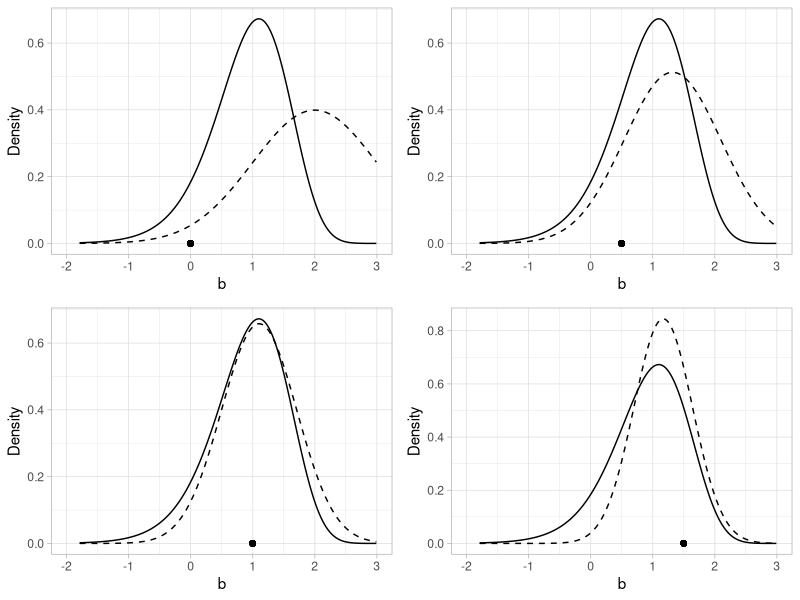

Here is the R script that generated this plot:
library(dplyr)
library(ggplot2)
library(cowplot)

# f(b | y, theta) \propto f(y | b, theta) * f(b | theta)
posterior <- function(b, y, theta, log = F) {
  mu <- theta[1]
  sigma <- sqrt(theta[2])
  ll <- dpois(y, exp(b), log = T) + dnorm(b, mu, sigma, log = T)
  if (!log) {
    ll <- exp(ll)
  }
  return(ll)
}

gradient <- function(b, y, sigma_inv) {
  y - exp(b) - sigma_inv * b
}

hessian <- function(b, sigma_inv) {
  -(exp(b) + sigma_inv) 
}

# Return the mean and variance of Gaussian approximation for a given value b
gaussian_proxy <- function(b0, y, sigma_inv) {
  b <- gradient(b0, y, sigma_inv) - hessian(b0, sigma_inv) * b0
  c <- -hessian(b0, sigma_inv)
  mu <- b / c
  sigma_sq <- 1 / c
  parms <- list(mu = as.vector(mu), sigma_sq = sigma_sq)
  return(parms)
}

# Fisher scoring (Iteratively reweighted least squares) to match the mode of
# posterior distribution with the Gaussian approximation
estim_gaussian_proxy <- function(b0, y, sigma_inv, control = list(it = 100, tol = 1e-4)) {
  for (i in 1:control$it) {
    proxy <- gaussian_proxy(b0, y, sigma_inv)
    mu <- proxy$mu
    if (abs(b0 - mu) < control$tol) break
    b0 <- mu
  }
  parms <- list(
    mu = as.vector(mu), sigma_sq = proxy$sigma_sq, n_iter = i,
    convergence = ifelse(i < control$it, T, F))
  return(parms)
}

# Simulating data
# y | b ~ Poisson(mu) where b = log mu
# b ~ N(0, 1/0.001)
n <- 1
theta <- c(0, 1/0.001)
y <- 3

fit_gaussian <- estim_gaussian_proxy(0, y, solve(theta[2]))
mu_proxy <- fit_gaussian$mu
sd_proxy <- sqrt(fit_gaussian$sigma_sq) %>%
  as.vector()

# Step size
h <- 0.01

b_grid <- seq(mu_proxy - 5 * sd_proxy, mu_proxy + 5 * sd_proxy, by = h)
unnorm_exact <- posterior(b_grid, y = y, theta = theta)

b0_grid <- c(0, 0.5, 1, 1.5)

plots <- list()
for (i in 1:length(b0_grid)) {
  proxy_parms <- gaussian_proxy(b0_grid[i], y, solve(theta[2]))
  
  df <- tibble(
    b = b_grid,
    exact = unnorm_exact / sum(unnorm_exact * h),
    proxy = dnorm(b_grid, proxy_parms$mu, sqrt(proxy_parms$sigma_sq))
  )

  p <- ggplot(df, aes(x = b, y = exact)) +
    geom_line() +
    geom_line(aes(y = proxy), linetype = 2) +
    geom_point(aes_string(x = b0_grid[i], y = 0)) +
    labs(y = "Density") +
    xlim(c(-2, 3)) +
    theme_light()
  plots[[i]] <- p
}

plot_grid(plotlist = plots, nrow = 2)
